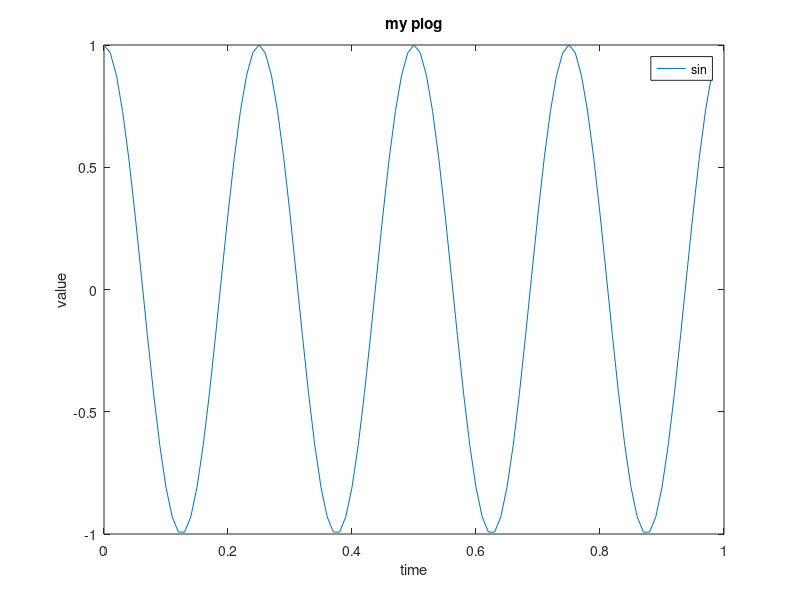
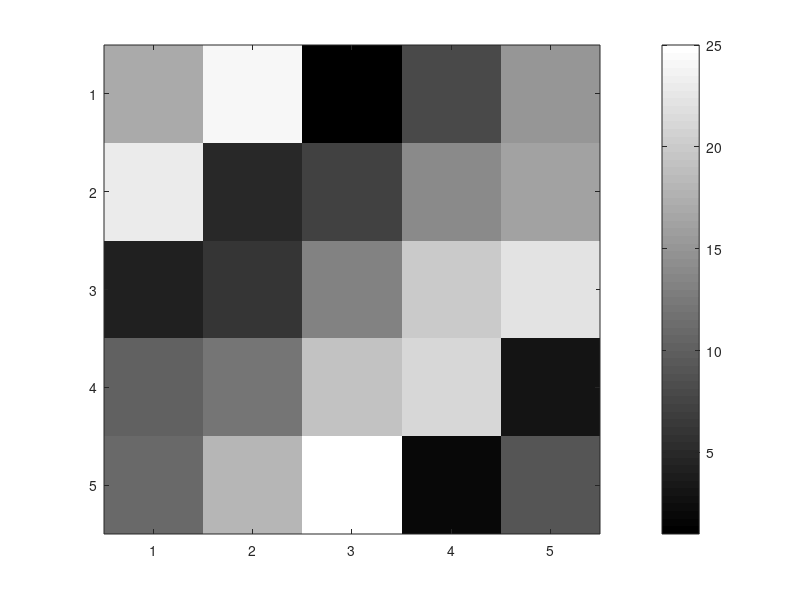

The MATLAB script that drew these images, in order:
t = [0:0.01:0.98]
y1 = sin(2*pi*4*t)
plot(t,y1);
y2 = cos(2*pi*4*t)
plot(t,y2);
hold on;    % 维持当前的图片，继续做图
xlabel('time');
ylabel('value');
legend('sin','cos') % 作线的标签
title('my plog')    % 标题
print -dpng 'myPlot.png'    % 保存到图片
close   % 关闭图片
figure(1); plot(t,y1);
figure(2); plot(t,y2);  % 在两个窗口显示图片
subplot(1,2,1)  % 把图片分成1 x 2的两个小窗口，并使用第一个
axis([0.5 1 -1 1])  %
clf;    % 清除图片
A = magic(5)
imagesc(A)  % 通过图片展示
imagesc(A), colorbar, colormap gray; % 根据数据大小显示灰度图
